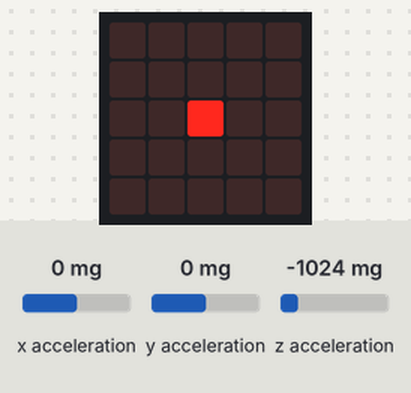
A program run on a simulated BBC micro:bit running MicroPython. Parts: the board's 5×5 LED display. Inputs (shaded band) come from the test bench; at power-on: x acceleration 0 mg, y acceleration 0 mg, z acceleration -1024 mg.

Above: at 1.2 s.
1.3 s: x acceleration set to -1440 mg
At 1.9 s:
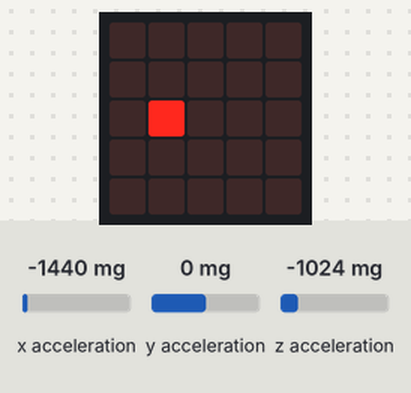
4.3 s: y acceleration set to -1440 mg
At 4.9 s:
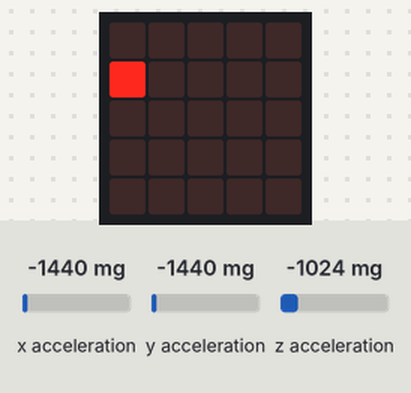
7.3 s: y acceleration set to 0 mg
At 7.8 s:
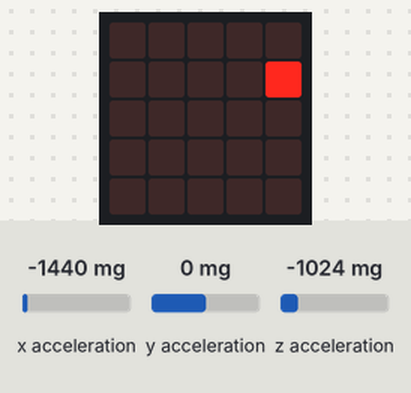
10.3 s: y acceleration set to -750 mg
At 10.9 s:
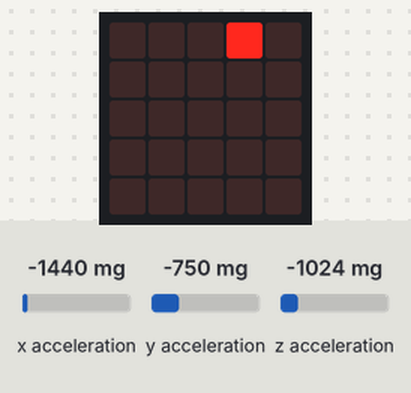
13.3 s: x acceleration set to 750 mg
At 14.0 s:
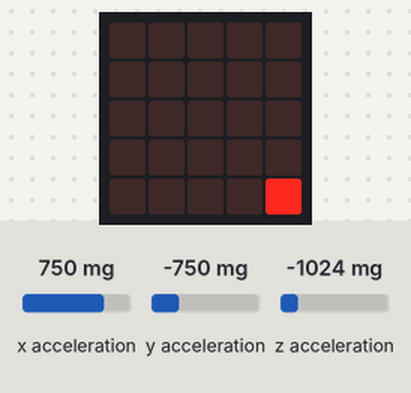
16.3 s: x acceleration set to -750 mg
At 17.0 s:
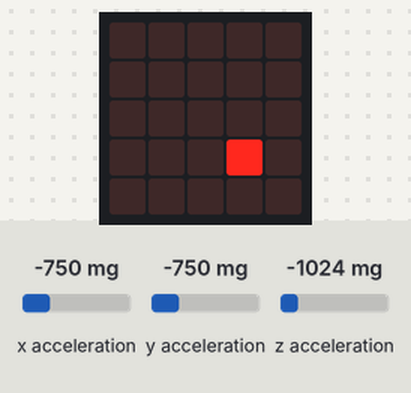
Timing chart, 0 to 19.3 s (numbered marks = the images above; inputs shaded):
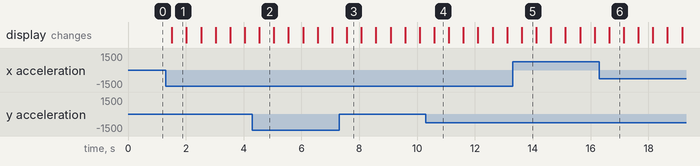

The program:

pixel.py
```python
#!/usr/env/bin/microbit micropython
'''
    Move a pixel around the screen
    31/5 - Removed pixel class, as it was not needed.
'''

from microbit import *


# returns -2 to 2 from -1024 to +1024, empirically calculated
def tilt(a):
    a = a + 1024  # range 0 to 2048
    a = min(a, 2048)
    a = max(a, 0)
    if a < 512:
        return -2
    if a < 853:
        return -1
    if a < 1194:
        return 0
    if a < 1536:
        return 1
    return 2

def GetInput():
    directionRaw = accelerometer.get_values()
    x = tilt(directionRaw[0])
    y = tilt(directionRaw[1])
    return x, y

def move(posx, posy, xdir, ydir):
    xt, yt = GetInput()
    if xt > 0:
        xdir = 1
    if xt < 0:
        xdir = -1
    if xt == 0:
        xdir = 0
    if yt > 0:
        ydir = 1
    if yt < 0:
        ydir = -1
    if yt == 0:
        ydir = 0
    posx = (posx + xdir) % 5
    posy = (posy + ydir) % 5
    return posx, posy, xdir, ydir

def draw(newx, newy):
    display.clear()
    display.set_pixel(newx, newy, 9)


try:

    # Start dot in the middle of the microbit with no movement
    pos = [2, 2, 0, 0]

    while True:
        pos = move(pos[0], pos[1], pos[2], pos[3])
        draw(pos[0], pos[1])
        sleep(500)

finally:
    reset()
```

Measured:
- after the input at 1.3 s, the display: changes after 0.22 s (image 1)
- after the input at 4.3 s, the display: changes after 0.24 s (image 2)
- after the input at 7.3 s, the display: changes after 0.27 s (image 3)
- after the input at 10.3 s, the display: changes after 0.29 s (image 4)
- after the input at 13.3 s, the display: changes after 0.32 s (image 5)
- after the input at 16.3 s, the display: changes after 0.34 s (image 6)
- what the display in image 1 shows lasts 0.5 s, from 1.5 s to 2.0 s
